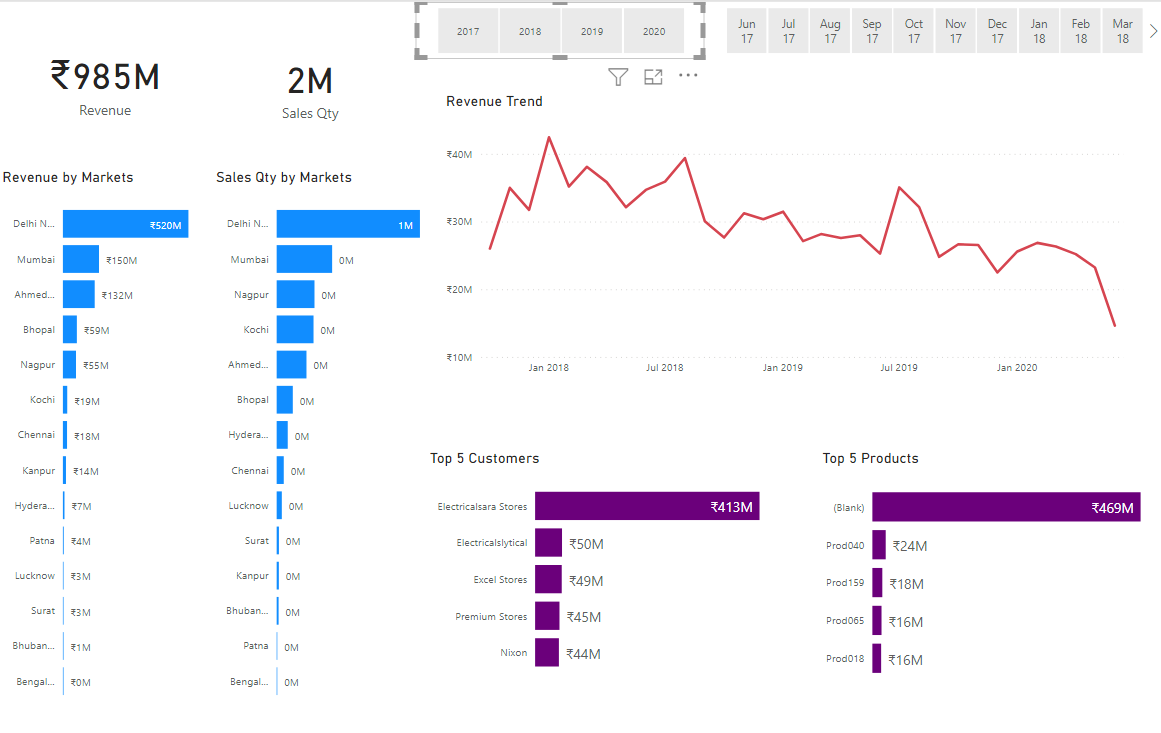
#> input picture power bi(sales insight data anaytics)/key_insight_all.png, 1161 x 733 px
$ python -i 'video to sketch.py'   (imports and definitions only)
#> lines starting #> are read from the running program, lines starting #| are printed output that depends on the picture; after the words box and inside, x2 and y2 are one past the last pixel; in counts of white or black regions, pixels touching at a corner belong together
#> further down, picture is the input picture: shape (733, 1161, 3); mean B, G, R 248.7, 244, 244.2
import cv2
import easygui
import numpy as np
import imageio
import sys
import matplotlib.pyplot as plt
import os
import tkinter as tk
from tkinter import filedialog
from tkinter import *
from PIL import ImageTk, Image

# [4 lines not run here, left out]
# [1 line that did not run here, left out]

def upload():
    video_path = easygui.fileopenbox(filetypes=["*.mp4", "*.avi", "*.mov", "*.mkv"])
    if video_path:
        cartoonify(video_path)

def cartoonify(video_path):
    cap = cv2.VideoCapture(video_path)
    if not cap.isOpened():
        print("Error opening video file.")
        sys.exit()

    # Get video properties
    frame_width = int(cap.get(cv2.CAP_PROP_FRAME_WIDTH))
    frame_height = int(cap.get(cv2.CAP_PROP_FRAME_HEIGHT))
    fps = cap.get(cv2.CAP_PROP_FPS)

    # Define the codec and create VideoWriter object
    output_path = os.path.join(os.path.dirname(video_path), "cartoonified_video.mp4")
    out = cv2.VideoWriter(output_path, cv2.VideoWriter_fourcc(*'mp4v'), fps, (frame_width, frame_height))

    while cap.isOpened():
        ret, frame = cap.read()
        if not ret:
            break

        # Apply cartoon effect to the frame
        cartoon_frame = apply_cartoon_effect(frame)

        # Write the frame into the file
        out.write(cartoon_frame)

    cap.release()
    out.release()

    I = f"Video saved at {output_path}"
    tk.messagebox.showinfo(title=None, message=I)

def apply_cartoon_effect(frame):
    original_frame = cv2.cvtColor(frame, cv2.COLOR_BGR2RGB)

    gray = cv2.cvtColor(original_frame, cv2.COLOR_BGR2GRAY)
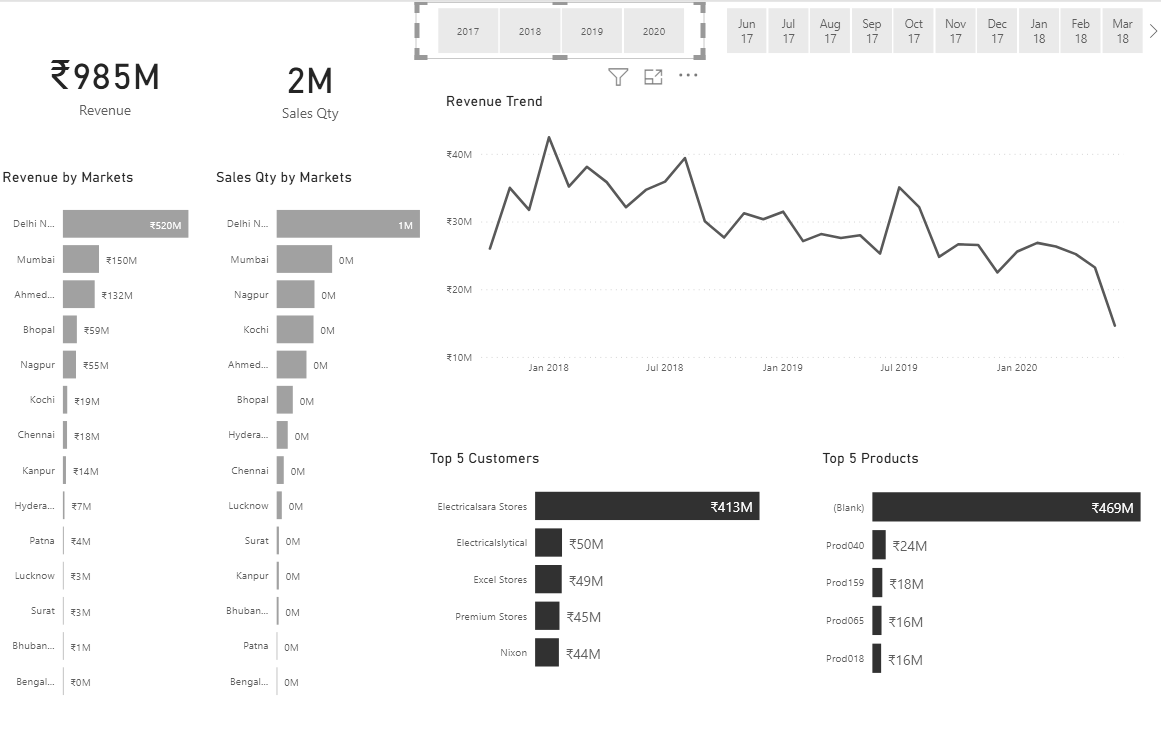
#> gray: shape (733, 1161); min 36, max 255, mean 245.4
    smooth_gray = cv2.medianBlur(gray, 5)
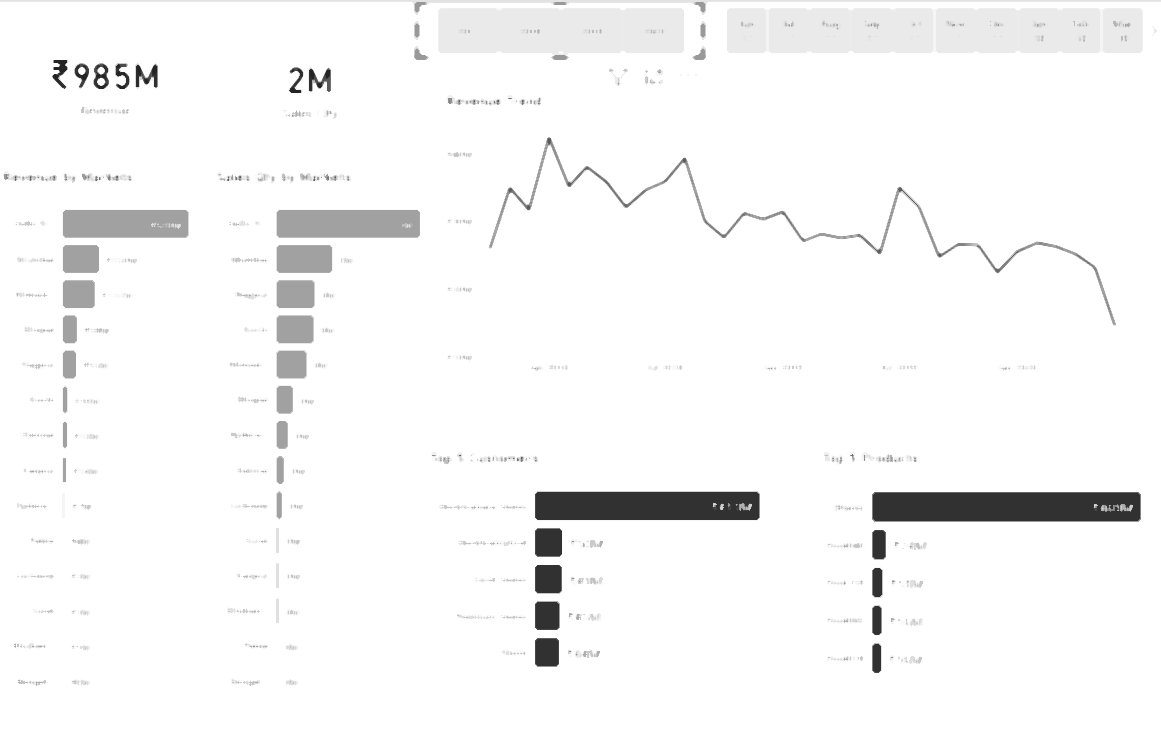
#> smooth_gray: shape (733, 1161); min 36, max 255, mean 246.8
    edges = cv2.adaptiveThreshold(smooth_gray, 255,
                                  cv2.ADAPTIVE_THRESH_MEAN_C,
                                  cv2.THRESH_BINARY, 9, 9)
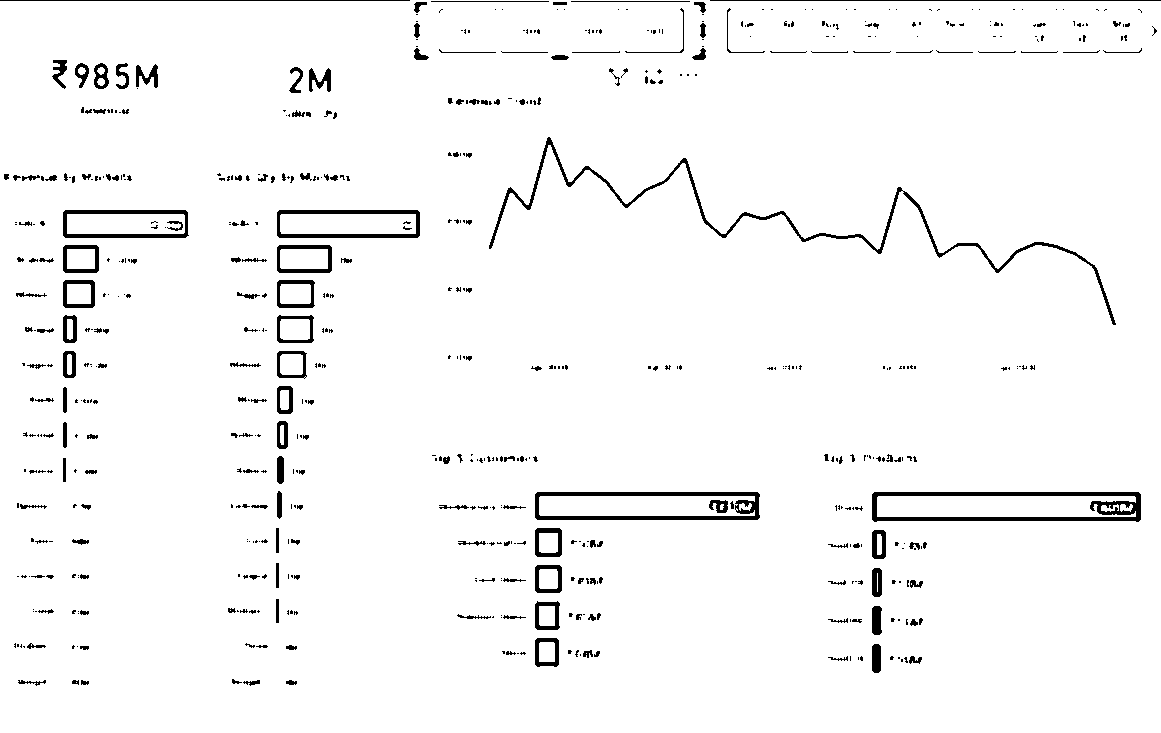
#> edges: shape (733, 1161); 96.6% white; 610 black regions (406 under 20 px), largest, box (x1, y1, x2, y2) and area: (489, 137, 1116, 325) 3108, (872, 492, 1141, 522) 2752, (535, 492, 760, 520) 2125
    color = cv2.bilateralFilter(original_frame, 9, 300, 300)
    cartoon = cv2.bitwise_and(color, color, mask=edges)
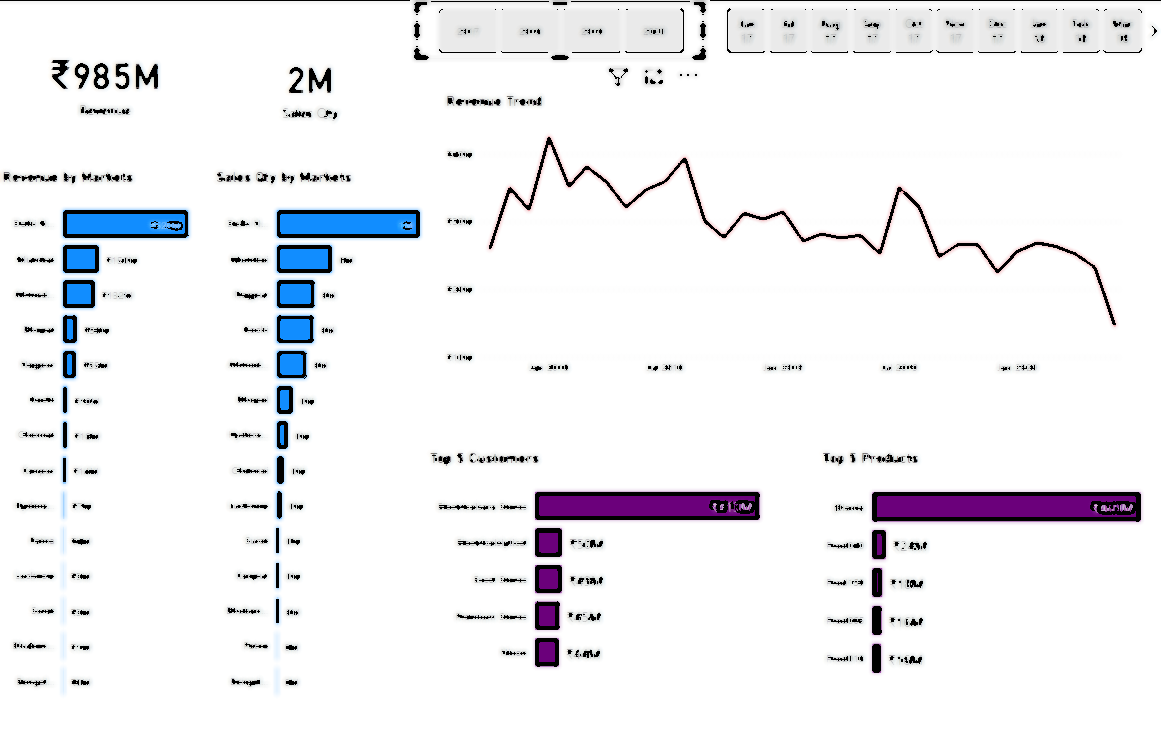
#> cartoon: shape (733, 1161, 3); mean R, G, B 239.6, 239.6, 242.6

    return cv2.cvtColor(cartoon, cv2.COLOR_RGB2BGR)

# [1 line that did not run here, left out]
# [4 lines not run here, left out]

>>> import cv2
>>> picture = cv2.imread('../power bi(sales insight data anaytics)/key_insight_all.png')
>>> result = apply_cartoon_effect(picture)
